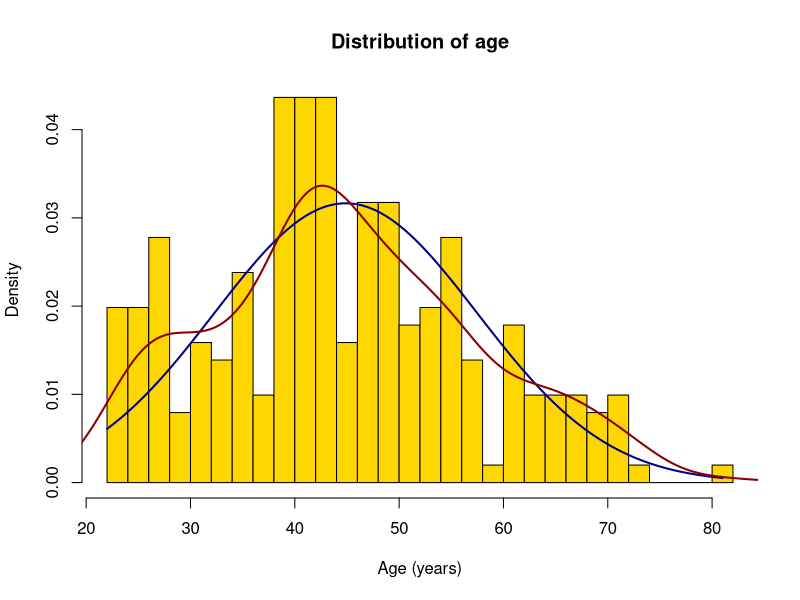
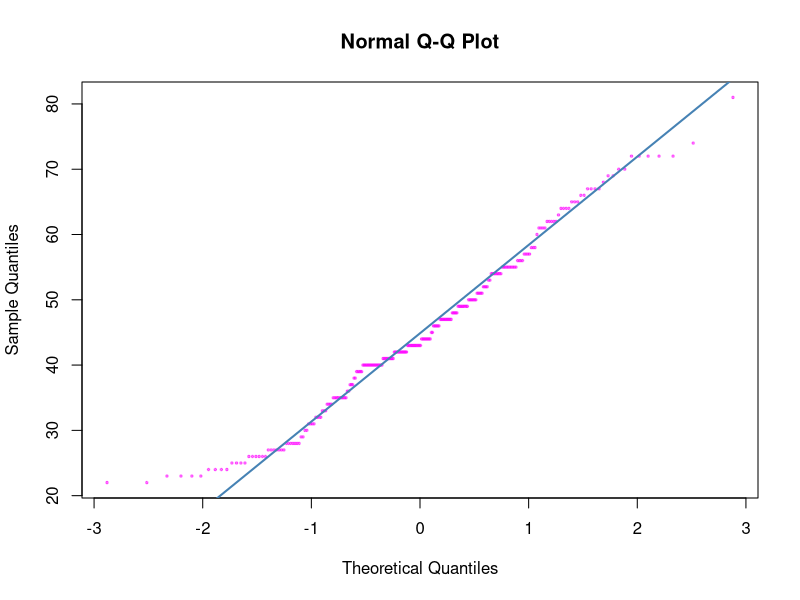
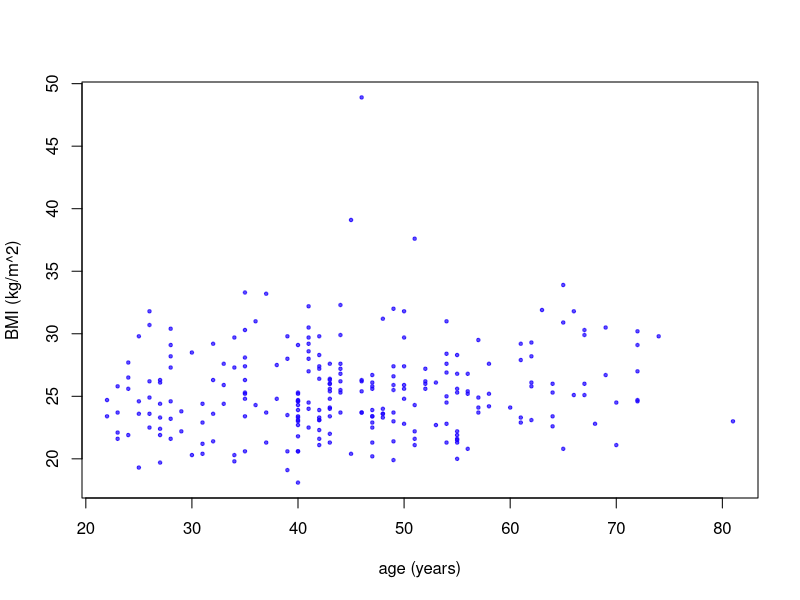

Write R code to recreate these figures, in order.
## ---- chunk 1
body_measurements <- read.table(file = "body_measurements.csv",
           header = TRUE,
           sep = ";",
           dec = ",",
           na.strings = "-99")

str(body_measurements)
## ---- chunk 2
body_measurements$age
max(body_measurements$age, na.rm = TRUE)
min(body_measurements$age)
range(body_measurements$age)
mean(body_measurements$age)
median(body_measurements$age)
sd(body_measurements$age)
summary(body_measurements$age)
## ---- chunk 3
age <- body_measurements$age
x2 <- seq(from = min(age), to = max(age), length = 100)
fun <- dnorm(x2, mean = mean(age), sd=sd(age))
hist(age,
     breaks = 25,
     main = "Distribution of age",
     xlab = "Age (years)",
     prob = TRUE,
     col = "gold")
lines(x = x2, 
      y = fun,
      col = "darkblue", 
      lwd=2)
lines(density(age), 
      col = "darkred", 
      lwd = 2)
## ---- chunk 4
qqnorm(age, pch = 20, cex = 0.5, col = rgb(1, 0, 1, 0.5))
qqline(age, col = "steelblue", lwd = 2)
## ---- chunk 5
shapiro.test(rnorm(1000))
shapiro.test(age)
## ---- chunk 6
x <- c(2.4, 3.5, 6.2, 7.2, 2.9, 5.4, 7.2)

##BY INDEX
#single index
x[2]
#series of indices
x[2:4]
#multiple/random indices
x[c(1, 3, 3, 2)]

##BY LOGICAL
x[c(T, F, F, T, F, F, T)]
x[c(T, F)] #will cycle the logical - every second element 

## BY BOOLEAN EXPRESSION
#this is a boolean that will generate a T/F for every element of x
x < 6

#you can use this in many ways
x[x < 6]
x[x != 7.2]
x[x < 6 & x > 3]
x[x < 3 | x > 6]
x[x**2 < 25]
## ---- chunk 7
body_measurements
with(body_measurements, plot(x = age, 
                             y = BMI, 
                             pch = 20,         #plotting character/symbol
                             #col = "darkblue", #color of plot symbol
                             col = rgb(red = 0.1, green = 0, blue = 1, alpha = 0.7),
                             cex = 0.7,        #size of plot symbol
                             xlab = "age (years)", 
                             ylab = "BMI (kg/m^2)"))

